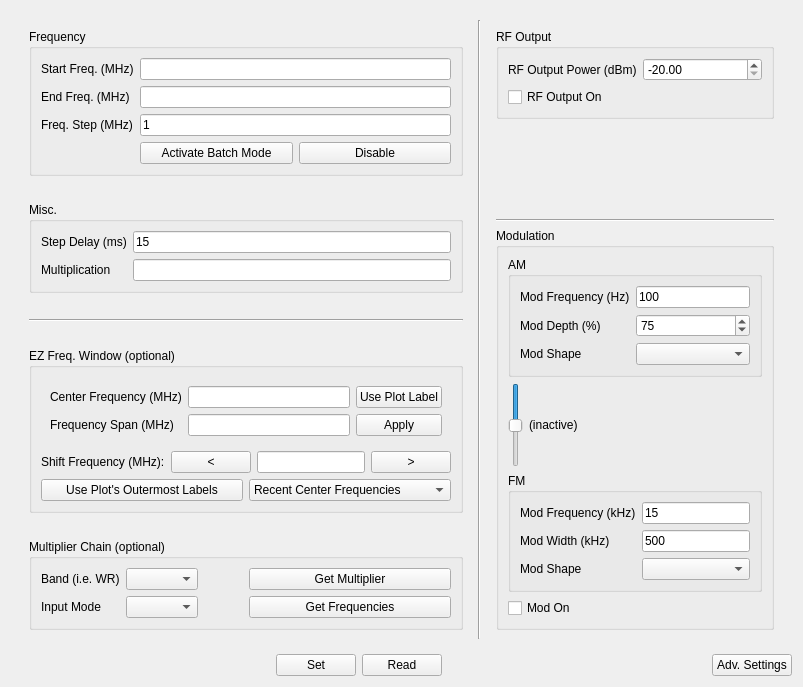
      <widget class="QWidget" name="tab_Synth">
       <attribute name="title">
        <string>Synthesizer</string>
       </attribute>
       <attribute name="toolTip">
        <string>&lt;html&gt;&lt;head/&gt;&lt;body&gt;&lt;p&gt;&lt;span style=&quot; font-weight:600;&quot;&gt;CASAC GUI - Synthesizer&lt;/span&gt;&lt;/p&gt;&lt;p&gt;&lt;span style=&quot; font-style:italic;&quot;&gt;Usage&lt;/span&gt;:&lt;br/&gt;Control all the parameters relevant to the synthesizer &amp;amp; radiation source.&lt;/p&gt;&lt;p&gt;&lt;span style=&quot; font-style:italic;&quot;&gt;Keyboard Shortcuts&lt;/span&gt;:&lt;br/&gt;Escape - Exit the GUI&lt;br/&gt;Ctrl+PgDwn / Ctrl+Tab - Next tab&lt;br/&gt;Ctrl+PgUp / Ctrl+Shift+Tab - Previous tab&lt;br/&gt;Ctrl+R - Read current settings from the instrument&lt;br/&gt;Ctrl+S - Set current setttings to the instrument&lt;/p&gt;&lt;p&gt;&lt;span style=&quot; font-style:italic;&quot;&gt;Mouse Shortcuts&lt;/span&gt;:&lt;br/&gt;(nothing special)&lt;/p&gt;&lt;/body&gt;&lt;/html&gt;</string>
       </attribute>
       <layout class="QVBoxLayout" name="verticalLayout_9">
        <item>
         <widget class="QFrame" name="frame_SynthTopHorz">
          <property name="frameShape">
           <enum>QFrame::NoFrame</enum>
          </property>
          <property name="frameShadow">
           <enum>QFrame::Plain</enum>
          </property>
          <layout class="QHBoxLayout" name="horizontalLayout_8">
           <item>
            <widget class="QFrame" name="frame_SynthLeftVert">
             <property name="frameShape">
              <enum>QFrame::NoFrame</enum>
             </property>
             <property name="frameShadow">
              <enum>QFrame::Plain</enum>
             </property>
             <layout class="QVBoxLayout" name="verticalLayout_5">
              <item>
               <widget class="QGroupBox" name="group_SynthFreq">
                <property name="title">
                 <string>Frequency</string>
                </property>
                <property name="flat">
                 <bool>false</bool>
                </property>
                <layout class="QFormLayout" name="formLayout">
                 <item row="0" column="0">
                  <widget class="QLabel" name="label_SynthFreqStart">
                   <property name="text">
                    <string>Start Freq. (MHz)</string>
                   </property>
                  </widget>
                 </item>
                 <item row="0" column="1">
                  <widget class="ScrollableText" name="txt_SynthFreqStart">
                   <property name="text">
                    <string/>
                   </property>
                  </widget>
                 </item>
                 <item row="1" column="0">
                  <widget class="QLabel" name="label_SynthFreqEnd">
                   <property name="text">
                    <string>End Freq. (MHz)</string>
                   </property>
                  </widget>
                 </item>
                 <item row="1" column="1">
                  <widget class="ScrollableText" name="txt_SynthFreqEnd">
                   <property name="text">
                    <string/>
                   </property>
                  </widget>
                 </item>
                 <item row="2" column="0">
                  <widget class="QLabel" name="label_SynthFreqStep">
                   <property name="text">
                    <string>Freq. Step (MHz)</string>
                   </property>
                  </widget>
                 </item>
                 <item row="2" column="1">
                  <widget class="ScrollableText" name="txt_SynthFreqStep">
                   <property name="text">
                    <string>1</string>
                   </property>
                  </widget>
                 </item>
                 <item row="3" column="0">
                  <widget class="LEDWidget" name="led_BatchMode" native="true">
                   <property name="minimumSize">
                    <size>
                     <width>20</width>
                     <height>20</height>
                    </size>
                   </property>
                  </widget>
                 </item>
                 <item row="3" column="1">
                  <layout class="QHBoxLayout" name="horizontalLayout_17">
                   <item>
                    <widget class="QPushButton" name="btn_ActivateBatchScanMode">
                     <property name="text">
                      <string>Activate Batch Mode</string>
                     </property>
                    </widget>
                   </item>
                   <item>
                    <widget class="QPushButton" name="btn_DisableBatchScanMode_2">
                     <property name="text">
                      <string>Disable</string>
                     </property>
                    </widget>
                   </item>
                  </layout>
                 </item>
                </layout>
               </widget>
              </item>
              <item>
               <spacer name="verticalSpacer_11">
                <property name="orientation">
                 <enum>Qt::Vertical</enum>
                </property>
                <property name="sizeHint" stdset="0">
                 <size>
                  <width>48</width>
                  <height>20</height>
                 </size>
                </property>
               </spacer>
              </item>
              <item>
               <widget class="QGroupBox" name="group_SynthMisc">
                <property name="title">
                 <string>Misc.</string>
                </property>
                <layout class="QFormLayout" name="formLayout_3">
                 <item row="0" column="0">
                  <widget class="QLabel" name="label_SynthDelay">
                   <property name="text">
                    <string>Step Delay (ms)</string>
                   </property>
                  </widget>
                 </item>
                 <item row="0" column="1">
                  <widget class="ScrollableText" name="txt_SynthDelay">
                   <property name="text">
                    <string>15</string>
                   </property>
                  </widget>
                 </item>
                 <item row="1" column="0">
                  <widget class="QLabel" name="label_SynthMultFactor">
                   <property name="text">
                    <string>Multiplication</string>
                   </property>
                  </widget>
                 </item>
                 <item row="1" column="1">
                  <widget class="QLineEdit" name="txt_SynthMultFactor">
                   <property name="text">
                    <string/>
                   </property>
                  </widget>
                 </item>
                </layout>
               </widget>
              </item>
              <item>
               <spacer name="verticalSpacer_2">
                <property name="orientation">
                 <enum>Qt::Vertical</enum>
                </property>
                <property name="sizeHint" stdset="0">
                 <size>
                  <width>20</width>
                  <height>20</height>
                 </size>
                </property>
               </spacer>
              </item>
              <item>
               <widget class="Line" name="line_12">
                <property name="orientation">
                 <enum>Qt::Horizontal</enum>
                </property>
               </widget>
              </item>
              <item>
               <spacer name="verticalSpacer_4">
                <property name="orientation">
                 <enum>Qt::Vertical</enum>
                </property>
                <property name="sizeHint" stdset="0">
                 <size>
                  <width>20</width>
                  <height>20</height>
                 </size>
                </property>
               </spacer>
              </item>
              <item>
               <widget class="QGroupBox" name="group_SynthEZFreq">
                <property name="title">
                 <string>EZ Freq. Window (optional)</string>
                </property>
                <layout class="QVBoxLayout" name="verticalLayout_14">
                 <item>
                  <widget class="QFrame" name="frame_EZFreqCenter">
                   <layout class="QHBoxLayout" name="horizontalLayout_19">
                    <item>
                     <layout class="QFormLayout" name="layout_EZFreqCenter">
                      <item row="0" column="0">
                       <widget class="QLabel" name="label_SynthEZFreqCenter">
                        <property name="text">
                         <string>Center Frequency (MHz)</string>
                        </property>
                       </widget>
                      </item>
                      <item row="0" column="1">
                       <widget class="ScrollableText" name="txt_SynthEZFreqCenter"/>
                      </item>
                      <item row="1" column="0">
                       <widget class="QLabel" name="label_SynthEZFreqSpan">
                        <property name="text">
                         <string>Frequency Span (MHz)</string>
                        </property>
                       </widget>
                      </item>
                      <item row="1" column="1">
                       <widget class="ScrollableText" name="txt_SynthEZFreqSpan"/>
                      </item>
                     </layout>
                    </item>
                    <item>
                     <layout class="QVBoxLayout" name="layout_SynthEZFreqCenterBtns">
                      <item>
                       <widget class="QPushButton" name="btn_SynthEZFreqCenterUseLabel">
                        <property name="text">
                         <string>Use Plot Label</string>
                        </property>
                       </widget>
                      </item>
                      <item>
                       <widget class="QPushButton" name="btn_SynthEZFreqCenterApply">
                        <property name="text">
                         <string>Apply</string>
                        </property>
                       </widget>
                      </item>
                     </layout>
                    </item>
                   </layout>
                  </widget>
                 </item>
                 <item>
                  <layout class="QHBoxLayout" name="layout_SynthEZFreqShift">
                   <item>
                    <widget class="QLabel" name="label_SynthEZFreqShift">
                     <property name="text">
                      <string>Shift Frequency (MHz):</string>
                     </property>
                    </widget>
                   </item>
                   <item>
                    <widget class="QPushButton" name="btn_SynthEZFreqShiftDown">
                     <property name="text">
                      <string>&lt;</string>
                     </property>
                    </widget>
                   </item>
                   <item>
                    <widget class="ScrollableText" name="txt_SynthEZFreqShift"/>
                   </item>
                   <item>
                    <widget class="QPushButton" name="btn_SynthEZFreqShiftUp">
                     <property name="text">
                      <string>&gt;</string>
                     </property>
                    </widget>
                   </item>
                  </layout>
                 </item>
                 <item>
                  <layout class="QHBoxLayout" name="layout_EZFreqMisc">
                   <item>
                    <widget class="QPushButton" name="btn_SynthEZFreqCursorsApply">
                     <property name="text">
                      <string>Use Plot's Outermost Labels</string>
                     </property>
                    </widget>
                   </item>
                   <item>
                    <widget class="QComboBox" name="combo_SynthFreqCenterHistory">
                     <item>
                      <property name="text">
                       <string>Recent Center Frequencies</string>
                      </property>
                     </item>
                    </widget>
                   </item>
                  </layout>
                 </item>
                </layout>
               </widget>
              </item>
              <item>
               <spacer name="verticalSpacer">
                <property name="orientation">
                 <enum>Qt::Vertical</enum>
                </property>
                <property name="sizeHint" stdset="0">
                 <size>
                  <width>48</width>
                  <height>20</height>
                 </size>
                </property>
               </spacer>
              </item>
              <item>
               <widget class="QGroupBox" name="group_AMC">
                <property name="title">
                 <string>Multiplier Chain (optional)</string>
                </property>
                <property name="flat">
                 <bool>false</bool>
                </property>
                <layout class="QHBoxLayout" name="horizontalLayout_4">
                 <item>
                  <layout class="QFormLayout" name="layout_AMCcomboboxes">
                   <property name="fieldGrowthPolicy">
                    <enum>QFormLayout::ExpandingFieldsGrow</enum>
                   </property>
                   <item row="0" column="0">
                    <widget class="QLabel" name="label_AMCband">
                     <property name="text">
                      <string>Band (i.e. WR&lt;XX&gt;)</string>
                     </property>
                    </widget>
                   </item>
                   <item row="0" column="1">
                    <widget class="QComboBox" name="combo_AMCband"/>
                   </item>
                   <item row="1" column="0">
                    <widget class="QLabel" name="label_AMCmode">
                     <property name="text">
                      <string>Input Mode</string>
                     </property>
                    </widget>
                   </item>
                   <item row="1" column="1">
                    <widget class="QComboBox" name="combo_AMCmode"/>
                   </item>
                  </layout>
                 </item>
                 <item>
                  <layout class="QVBoxLayout" name="verticalLayout_16">
                   <item>
                    <widget class="QPushButton" name="btn_GetMultFactor">
                     <property name="text">
                      <string>Get Multiplier</string>
                     </property>
                    </widget>
                   </item>
                   <item>
                    <widget class="QPushButton" name="btn_GetFrequencies">
                     <property name="text">
                      <string>Get Frequencies</string>
                     </property>
                    </widget>
                   </item>
                  </layout>
                 </item>
                </layout>
               </widget>
              </item>
             </layout>
            </widget>
           </item>
           <item>
            <widget class="Line" name="line_14">
             <property name="orientation">
              <enum>Qt::Vertical</enum>
             </property>
            </widget>
           </item>
           <item>
            <widget class="QFrame" name="frame_SynthRightVert">
             <property name="frameShape">
              <enum>QFrame::NoFrame</enum>
             </property>
             <property name="frameShadow">
              <enum>QFrame::Plain</enum>
             </property>
             <layout class="QVBoxLayout" name="verticalLayout_8">
              <item>
               <widget class="QGroupBox" name="group_SynthRF">
                <property name="title">
                 <string>RF Output</string>
                </property>
                <property name="flat">
                 <bool>false</bool>
                </property>
                <layout class="QVBoxLayout" name="verticalLayout_10">
                 <item>
                  <layout class="QGridLayout" name="gridLayout_12">
                   <item row="0" column="1">
                    <widget class="QDoubleSpinBox" name="combo_SynthPower">
                     <property name="decimals">
                      <number>2</number>
                     </property>
                     <property name="minimum">
                      <double>-20.000000000000000</double>
                     </property>
                     <property name="maximum">
                      <double>10.000000000000000</double>
                     </property>
                     <property name="singleStep">
                      <double>0.500000000000000</double>
                     </property>
                     <property name="value">
                      <double>-20.000000000000000</double>
                     </property>
                    </widget>
                   </item>
                   <item row="0" column="0">
                    <widget class="QLabel" name="label_SynthPower">
                     <property name="text">
                      <string>RF Output Power (dBm)</string>
                     </property>
                    </widget>
                   </item>
                  </layout>
                 </item>
                 <item>
                  <widget class="QCheckBox" name="check_SynthRF">
                   <property name="text">
                    <string>RF Output On</string>
                   </property>
                  </widget>
                 </item>
                </layout>
               </widget>
              </item>
              <item>
               <spacer name="verticalSpacer_3">
                <property name="orientation">
                 <enum>Qt::Vertical</enum>
                </property>
                <property name="sizeHint" stdset="0">
                 <size>
                  <width>20</width>
                  <height>19</height>
                 </size>
                </property>
               </spacer>
              </item>
              <item>
               <widget class="Line" name="line_13">
                <property name="orientation">
                 <enum>Qt::Horizontal</enum>
                </property>
               </widget>
              </item>
              <item>
               <widget class="QGroupBox" name="group_SynthMod">
                <property name="title">
                 <string>Modulation</string>
                </property>
                <property name="flat">
                 <bool>false</bool>
                </property>
                <layout class="QVBoxLayout" name="verticalLayout_7">
                 <item>
                  <widget class="QGroupBox" name="group_SynthAM">
                   <property name="title">
                    <string>AM</string>
                   </property>
                   <property name="flat">
                    <bool>true</bool>
                   </property>
                   <layout class="QVBoxLayout" name="verticalLayout_22">
                    <item>
                     <layout class="QGridLayout" name="layout_SynthAM">
                      <item row="0" column="0">
                       <widget class="QLabel" name="label_SynthAMFreq">
                        <property name="text">
                         <string>Mod Frequency (Hz)</string>
                        </property>
                       </widget>
                      </item>
                      <item row="0" column="1">
                       <widget class="ScrollableText" name="txt_SynthAMFreq">
                        <property name="text">
                         <string>100</string>
                        </property>
                       </widget>
                      </item>
                      <item row="1" column="0">
                       <widget class="QLabel" name="label_SynthAMDepth">
                        <property name="text">
                         <string>Mod Depth (%)</string>
                        </property>
                       </widget>
                      </item>
                      <item row="1" column="1">
                       <widget class="QSpinBox" name="combo_SynthAMDepth">
                        <property name="maximum">
                         <number>100</number>
                        </property>
                        <property name="value">
                         <number>75</number>
                        </property>
                       </widget>
                      </item>
                      <item row="2" column="0">
                       <widget class="QLabel" name="label_SynthAMShape">
                        <property name="text">
                         <string>Mod Shape</string>
                        </property>
                       </widget>
                      </item>
                      <item row="2" column="1">
                       <widget class="QComboBox" name="combo_SynthAMShape"/>
                      </item>
                     </layout>
                    </item>
                   </layout>
                  </widget>
                 </item>
                 <item>
                  <layout class="QHBoxLayout" name="layout_SynthModSlider">
                   <item>
                    <widget class="QSlider" name="slider_SynthMod">
                     <property name="maximumSize">
                      <size>
                       <width>16777215</width>
                       <height>16777215</height>
                      </size>
                     </property>
                     <property name="minimum">
                      <number>-1</number>
                     </property>
                     <property name="maximum">
                      <number>1</number>
                     </property>
                     <property name="pageStep">
                      <number>1</number>
                     </property>
                     <property name="orientation">
                      <enum>Qt::Vertical</enum>
                     </property>
                     <property name="invertedAppearance">
                      <bool>true</bool>
                     </property>
                     <property name="invertedControls">
                      <bool>false</bool>
                     </property>
                    </widget>
                   </item>
                   <item>
                    <widget class="QLabel" name="label_SynthModSlider">
                     <property name="text">
                      <string>(inactive)</string>
                     </property>
                    </widget>
                   </item>
                  </layout>
                 </item>
                 <item>
                  <widget class="QGroupBox" name="group_SynthFM">
                   <property name="title">
                    <string>FM</string>
                   </property>
                   <property name="flat">
                    <bool>true</bool>
                   </property>
                   <layout class="QVBoxLayout" name="verticalLayout_23">
                    <item>
                     <layout class="QGridLayout" name="layout_SynthFM">
                      <item row="0" column="0">
                       <widget class="QLabel" name="label_SynthFMFreq">
                        <property name="text">
                         <string>Mod Frequency (kHz)</string>
                        </property>
                       </widget>
                      </item>
                      <item row="0" column="1">
                       <widget class="ScrollableText" name="txt_SynthFMFreq">
                        <property name="text">
                         <string>15</string>
                        </property>
                       </widget>
                      </item>
                      <item row="1" column="0">
                       <widget class="QLabel" name="label_SynthFMWidth">
                        <property name="text">
                         <string>Mod Width (kHz)</string>
                        </property>
                       </widget>
                      </item>
                      <item row="1" column="1">
                       <widget class="ScrollableText" name="txt_SynthFMWidth">
                        <property name="text">
                         <string>500</string>
                        </property>
                       </widget>
                      </item>
                      <item row="2" column="0">
                       <widget class="QLabel" name="label_SynthFMShape">
                        <property name="text">
                         <string>Mod Shape</string>
                        </property>
                       </widget>
                      </item>
                      <item row="2" column="1">
                       <widget class="QComboBox" name="combo_SynthFMShape"/>
                      </item>
                     </layout>
                    </item>
                   </layout>
                  </widget>
                 </item>
                 <item>
                  <widget class="QCheckBox" name="check_useSynthMod">
                   <property name="text">
                    <string>Mod On</string>
                   </property>
                  </widget>
                 </item>
                </layout>
               </widget>
              </item>
             </layout>
            </widget>
           </item>
          </layout>
         </widget>
        </item>
        <item>
         <layout class="QHBoxLayout" name="layout_SynthButtons">
          <property name="sizeConstraint">
           <enum>QLayout::SetMinimumSize</enum>
          </property>
          <item>
           <spacer name="horizontalSpacer_4">
            <property name="orientation">
             <enum>Qt::Horizontal</enum>
            </property>
            <property name="sizeHint" stdset="0">
             <size>
              <width>40</width>
              <height>20</height>
             </size>
            </property>
           </spacer>
          </item>
          <item>
           <widget class="QPushButton" name="btn_SynthSetValues">
            <property name="text">
             <string>Set</string>
            </property>
           </widget>
          </item>
          <item>
           <widget class="QPushButton" name="btn_SynthReadValues">
            <property name="text">
             <string>Read</string>
            </property>
           </widget>
          </item>
          <item>
           <spacer name="horizontalSpacer_5">
            <property name="orientation">
             <enum>Qt::Horizontal</enum>
            </property>
            <property name="sizeHint" stdset="0">
             <size>
              <width>40</width>
              <height>20</height>
             </size>
            </property>
           </spacer>
          </item>
          <item>
           <widget class="QPushButton" name="btn_AdvSettingsSynth">
            <property name="text">
             <string>Adv. Settings</string>
            </property>
           </widget>
          </item>
         </layout>
        </item>
       </layout>
      </widget>
